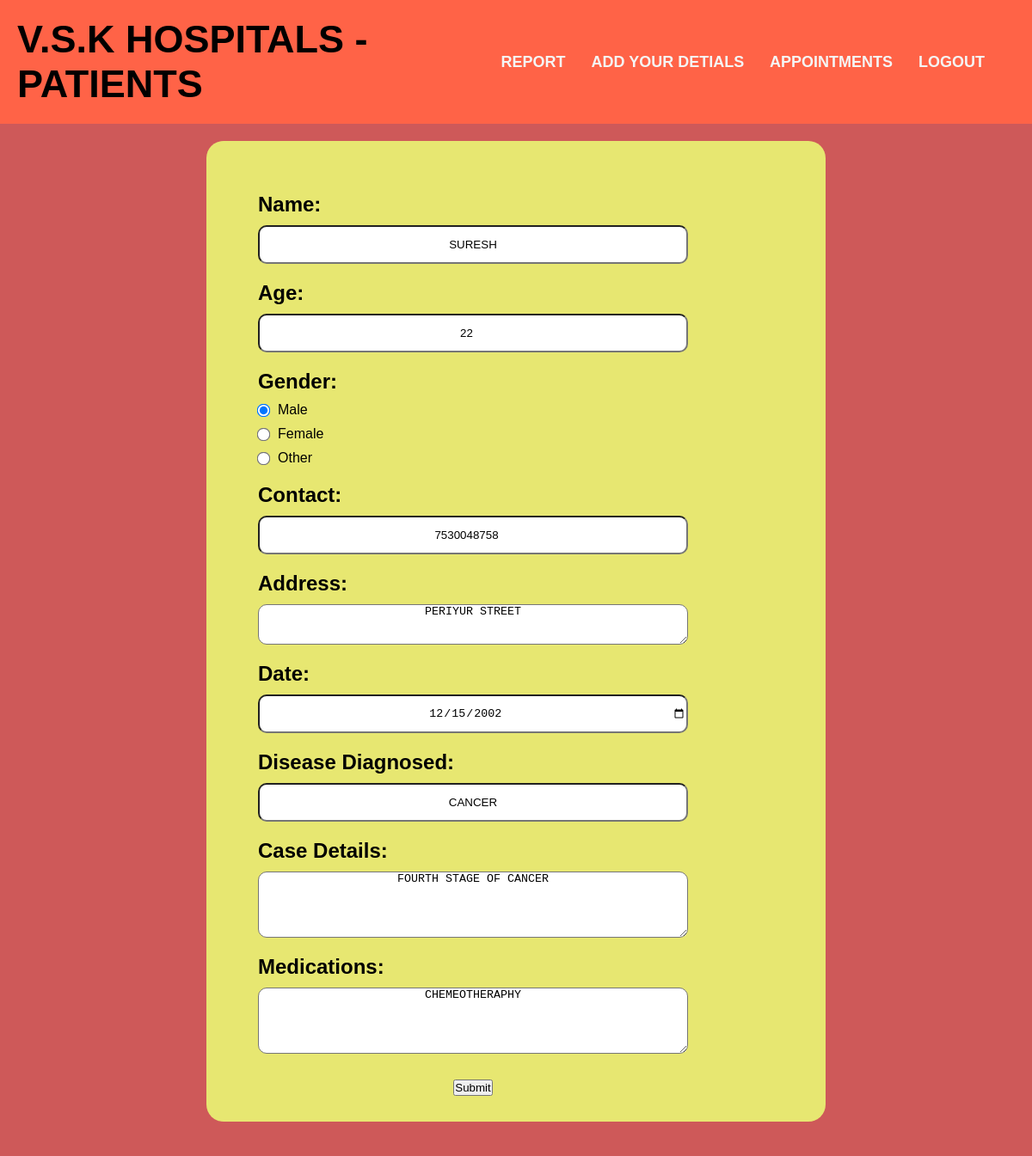
Page /addpatdetials (signed in) on the committed database.
### app1/models.py (models this page shows)
class Patient(models.Model):
    name = models.CharField(max_length=100)
    age = models.IntegerField(null=True,blank=True,default=0)
    password =models.TextField(default="0")
    email =models.EmailField()
    gender = models.CharField(max_length=10, choices=[('Male', 'Male'), ('Female', 'Female'), ('Other', 'Other')],
        null=True,
        blank=True
    )
    contact = models.IntegerField(null=True,blank=True,default=0)
    address = models.TextField( null=True,blank=True)
    date = models.CharField(default=datetime.date.today,max_length=200)
    disease_diagnosed = models.CharField(max_length=255,null=True,blank=True)
    case_details = models.TextField(null=True,blank=True)
    medications = models.TextField(null=True,blank=True)
    Appointment_confirmation = models.CharField(max_length=2,default="0",null=True,blank=True)
    host = models.ForeignKey(User,on_delete=models.CASCADE)

### index/views.py (the view, shortened to what this page needs)
# urls.py: path('addpatdetials',views.addpatdetials,name='addpatdetials'),
def addpatdetials(request):
    patient_id = request.session.get('patient_id')
    patient = Patient.objects.get(id=patient_id)
    return render(request,'addpatientdetials.html',{'patient':patient})

### index/templates/addpatientdetials.html (shortened to what this page needs)
{% extends 'main1.html' %}
{% block code %}
<div class="bgclraddcases">
<div class="formforadd">
    <form action="" method="POST">
        <div class="formcontainer">
        <div class="label">
            <h2>Name:</h2>
            <input type="text" name="name" value="{{ patient.name }}" required readonly>
        </div>
        <div class="label">
            <h2>Age:</h2>
            <input type="number" name="age" value="{{patient.age}}" required>
        </div>
<div class="label">
    <h2>Gender:</h2>
    <label><input type="radio" name="gender" value="Male" {% if patient.gender == "Male" %}checked{% endif %}> Male</label>
    <label><input type="radio" name="gender" value="Female" {% if patient.gender == "Female" %}checked{% endif %}> Female</label>
    <label><input type="radio" name="gender" value="Other" {% if patient.gender == "Other" %}checked{% endif %}> Other</label>
</div>
        <div class="label">
            <h2>Contact:</h2>
            <input type="number" name="contact" value="{{patient.contact}}" required>
        </div>
        <div class="label">
            <h2>Address:</h2>
            <textarea name="address" rows="3" required>{{ patient.address }}</textarea>
        </div>
        <div class="label">
            <h2>Date:</h2>
            <input type="date" name="date" value="{{ patient.date }}" required>
        </div>
        <div class="label">
            <h2>Disease Diagnosed:</h2>
            <input type="text" name="disease_diagnosed" value="{{ patient.disease_diagnosed }}" required readonly >
        </div>
        <div class="label">
            <h2>Case Details:</h2>
            <textarea name="case_details" rows="5" required readonly>{{ patient.case_details }}</textarea>
        </div>
        <div class="label">
            <h2>Medications:</h2>
            <textarea name="medications" rows="5" required readonly>{{ patient.medications }}</textarea>
        </div>
    </div>
        <center class="submitforadd">
            <input type="submit" value="Submit">
        </center>
    </form>
</div>
</div>
{% endblock code %}

### static/style.css (style rules this page uses)
* { margin: 0; padding: 0; box-sizing: border-box; }
body { font-family: Arial, sans-serif; background-color: #f5f5f5; }
.bgclraddcases { width: 100%; position: absolute; background-color: rgb(206, 89, 89); }
.formforadd { margin: auto; margin-top: 20px; width: 60%; height: fit-content; padding: 30px; display: flex; flex-direction: column; justify-content: start; align-items: flex-start; border-radius: 20px; background-color: rgb(231, 231, 113); margin-bottom: 40px; }
.formcontainer { position: relative; height: fit-content; padding: 30px; display: flex; flex-direction: column; justify-content: start; align-items: start; row-gap: 20px; }
.label { position: relative; width: 100%; display: flex; flex-direction: column; row-gap: 10px; }
.label input[type="text"], .label input[type="number"], .label input[type="date"], .label textarea { position: relative; height: 45px; width: 500px; border-radius: 10px; text-align: center; }
.label textarea { height: auto; }
.label input[type="radio"] { margin-right: 10px; transform: scale(1.2); }
.label label { display: flex; align-items: center; }
.submitforadd { margin: auto; width: 150px; }
body { font-family: Arial, sans-serif; background-color: #f4f4f9; margin: 0; padding: 0; }

### rows in the picture
Patient: name "SURESH", age "22", gender "☑ Male", gender "☐ Female", gender "☐ Other", contact "7530048758", address "PERIYUR STREET", date "12/15/2002", disease_diagnosed "CANCER", case_details "FOURTH STAGE OF CANCER", medications "CHEMEOTHERAPHY"
